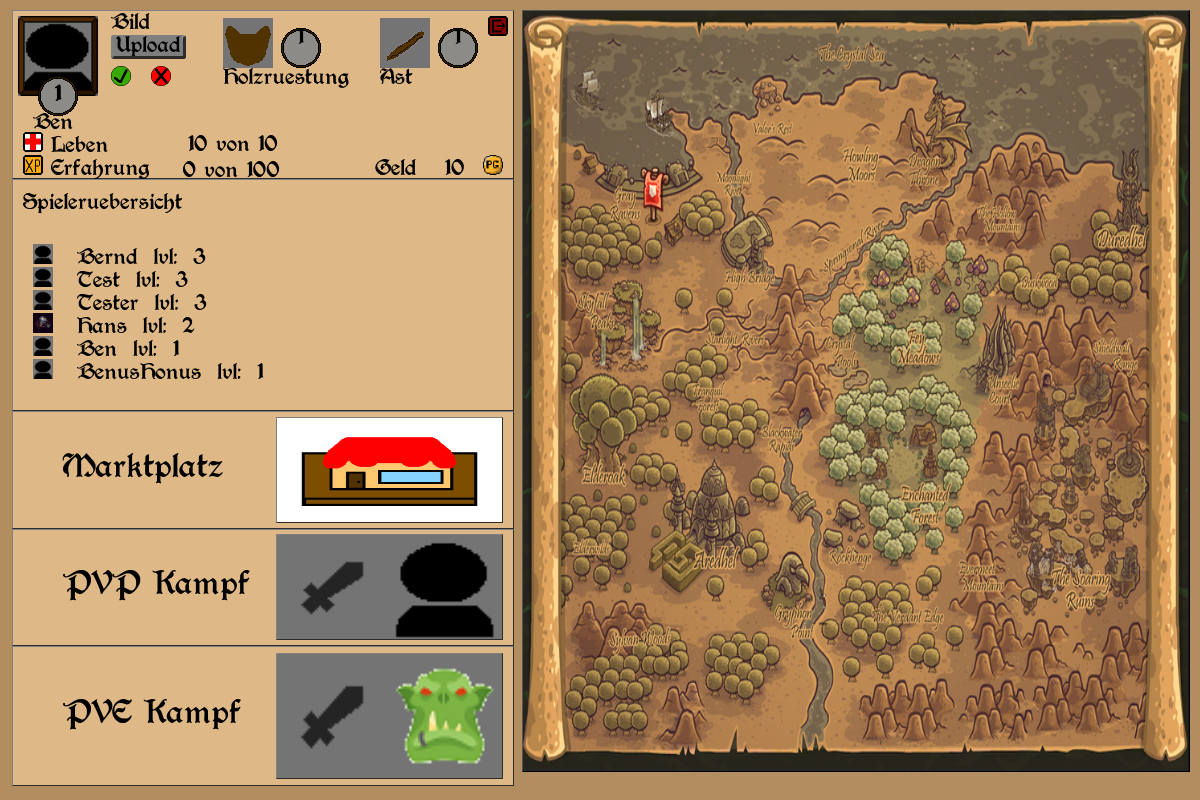
The app's page /rpg.php (signed in) with its own data.
### tables this page shows
CREATE TABLE `spieler` (
  `spielername` varchar(30) NOT NULL,
  `lvl` int(11) NOT NULL,
  `erfahrung` int(11) NOT NULL,
  `geld` int(11) NOT NULL,
  `leben` int(11) NOT NULL,
  `maxleben` int(11) NOT NULL,
  `angriff` int(11) NOT NULL,
  `waffenid` int(11) DEFAULT NULL,
  `ruestungsid` int(11) DEFAULT NULL,
  `spielerbildpfad` text,
  `rechte` text,
  `gesperrt` int(1) NOT NULL
);

CREATE TABLE `ruestung` (
  `ruestungsid` int(11) NOT NULL,
  `ruestungsname` text NOT NULL,
  `ruestungswert` int(11) NOT NULL,
  `geldwert` int(11) NOT NULL,
  `ruestungsbildpfad` text NOT NULL
);

CREATE TABLE `waffen` (
  `waffenid` int(11) NOT NULL,
  `waffenname` text NOT NULL,
  `waffenwert` int(11) NOT NULL,
  `geldwert` int(11) NOT NULL,
  `waffenbildpfad` text NOT NULL
);

### rpg.php (the view, shortened to what this page needs)
<?php
include("funktionen.php");
?>
<html>
<head>
    <link rel="stylesheet" type="text/css" href="rpgstyle.css" />
</head>
<div class="Content">
    <div class="Navigation">
        <div class="SpielerInfoContainer">
            <div class="Avatarbild">
                <img class="Spielerbildrahmen" src="/Bilder/Rahmen.png" />
                <img id="LvLPlakette" class="Plakette" src="/Bilder/LvL_Plakette.png" />
                <div class="LvL">
                    <p><?php echo $newClass->SpielerLesen($connection, "lvl", $_SESSION["Spieler"]) ?></p>
                </div>
                <div class="Bildupload">
                    <form id="inputform" action="./funktionen.php" method="POST" enctype="multipart/form-data">
                        <label>Bild</label><br>
                        <label for="bild-hochladen" class="Angepasster-Input">Upload</label><br>
                        <input id="subbtn" class="Avatarbutton" type="image" src="/Bilder/Haken.png" />
                        <button type="reset" style="border: 0; background: transparent">
                            <img class="Avatarbutton" src="/Bilder/X.png" />
                        </button>
                    </form>
                </div>
            </div>
            <div class="Ausruestung">
                <div class="RuestungContainer">
                    <img class="Ruestungsbild" src="<?php $newClass->BildLesen($connection, "ruestungsbildpfad", "ruestung", "ruestungsid", $_SESSION["Spieler"]); ?>" width="50" height="50">
                    <img id="RuestungsPlakette" class="Plakette" src="/Bilder/LvL_Plakette.png" />
                    <div class="ruestungswert">
                        <p><?php echo $newClass->SpielerRuestungsStatsLesen($connection, "ruestungswert", $newClass->SpielerLesen($connection, "ruestungsid", $_SESSION["Spieler"])) ?></p>
                    </div>
                    <div class="Ruestungsname"><?php $newClass->BildLesen($connection, "ruestungsname", "ruestung", "ruestungsid", $_SESSION["Spieler"]); ?></div>
                </div>
                <div class="WaffenCont">
                    <img class="Waffenbild" src="<?php $newClass->BildLesen($connection, "waffenbildpfad", "waffen", "waffenid", $_SESSION["Spieler"]); ?>" width="50" height="50">
                    <img id="RuestungsPlakette" class="Plakette" src="/Bilder/LvL_Plakette.png" />
                    <div class="waffenwert">
                        <p><?php echo $newClass->SpielerWaffenStatsLesen($connection, "waffenwert", $newClass->SpielerLesen($connection, "waffenid", $_SESSION["Spieler"])) ?></p>
                    </div>
                    <div class="Waffenname"><?php $newClass->BildLesen($connection, "waffenname", "waffen", "waffenid", $_SESSION["Spieler"]); ?></div>
                </div>
            </div>
            <div class="Stats">
                <p id="spielername"><?php echo $_SESSION["Spieler"]; ?></p><br>
                <img src="Bilder/Leben.png">
                <label>Leben</label>
                <p id="leben"><?php echo $newClass->SpielerLesen($connection, "leben", $_SESSION["Spieler"]) ?>&nbspvon&nbsp<?php echo $newClass->SpielerLesen($connection, "maxleben", $_SESSION["Spieler"]) ?> </p><br>
                <img src="Bilder/XP.png">
                <label>Erfahrung</label>
                <p id="erfahrung"><?php echo $newClass->SpielerLesen($connection, "erfahrung", $_SESSION["Spieler"]) ?>&nbspvon&nbsp<?php $newClass->MAXErfahrung($connection, $_SESSION["Spieler"]) ?></p>
                <div id="geldcontainer">
                    <label>Geld</label>
                    <p id="geld"><?php echo $newClass->SpielerLesen($connection, "geld", $_SESSION["Spieler"]) ?></p>
                    <img src="Bilder/Geld.png">
                </div>
                <div class="form">
                    <form action="/rpglogin.php" method="POST">
                        <input type="image" src="/Bilder/Ausloggen.png" name="action" value="Ausloggen" />
                    </form>
                </div>
            </div>
        </div>
        <div class="SpielerlisteContainer">
            <p>Spieleruebersicht</p>
            <div class="Spielerliste">
                <p><?php $newClass->AlleSpielerLesen($connection) ?></p>
            </div>
            <?php $newClass->AdminEinblenden($connection, $_SESSION["Spieler"]); ?><br>
        </div>
        <div class="MarktplatzContainer">
            <p class="Beschriftung">Marktplatz</p>
            <div class="Aktionsbilder">
                <a href="/marktplatz.php"><img src="Bilder/Marktplatzbutton.png" /></a>
            </div>
        </div>
        <div class="PVPKampfContainer">
            <p class="Beschriftung">PVP Kampf</p><br>
            <div class="Aktionsbilder">
                <a href="/spielergegner.php"><img src="Bilder/PVP.png" /></a>
            </div>
        </div>
        <div class="PVEKampfContainer">
            <p class="Beschriftung">PVE Kampf</p><br>
            <div class="Aktionsbilder">
                <a href="/themen.php"><img src="Bilder/PVE.png" /></a><br><br>
            </div>
        </div>
    </div>
    <div class="SzenenContainer">
        <img class="Szenenbild" src="Bilder/Szene.png">
    </div>
</div>
</html>

### funktionen.php (shortened to what this page needs)
<?php
$newClass = new DBAktionen();
class DBAktionen
{
	function SpielerLesen($connection, $var, $player)
	{
		$select = $connection->prepare("SELECT " . $var . " FROM spieler WHERE spielername = ?");
		$select->bind_param("s", $player);
		$select->execute();
		$result = $select->get_result();
		$row = $result->fetch_assoc();
		return $row["" . $var . ""];
	}
	function SpielerWaffenStatsLesen($connection, $feld, $id)
	{
		$select = $connection->prepare("SELECT " . $feld . " FROM waffen WHERE waffenid = ?");
		$select->bind_param("i", $id);
		$select->execute();
		$result = $select->get_result();
		$row = $result->fetch_assoc();
		return $row["" . $feld . ""];
	}
	function SpielerRuestungsStatsLesen($connection, $feld, $id)
	{
		$select = $connection->prepare("SELECT " . $feld . " FROM ruestung WHERE ruestungsid = ?");
		$select->bind_param("i", $id);
		$select->execute();
		$result = $select->get_result();
		$row = $result->fetch_assoc();
		return $row["" . $feld . ""];
	}
	function MAXErfahrung($connection, $player)
	{
		$select = $connection->prepare("SELECT lvl FROM spieler WHERE spielername = ?");
		$select->bind_param("s", $player);
		$select->execute();
		$result = $select->get_result();
		$row = $result->fetch_assoc();
		echo (($row["lvl"]) * 100);
	}
	function BildLesen($connection, $field, $tabellen, $id, $spielername)
	{
		$select = $connection->prepare("SELECT " . $field . " FROM spieler," . $tabellen . "
		WHERE spielername = ?
		AND spieler." . $id . " = " . $tabellen . "." . $id . "");
		$select->bind_param("s", $spielername);
		$select->execute();
		$result = $select->get_result();
		if ($result->num_rows == 1) {
			$row = $result->fetch_assoc();
			$idtemp = $row['' . $field . ''];
			echo $idtemp;
		}
	}
	function AlleSpielerLesen($connection)
	{
		$select = $connection->prepare("SELECT spielerbildpfad, spielername, lvl FROM spieler ORDER BY lvl DESC,spielername ASC");
		$select->execute();
		$result = $select->get_result();
		while ($row = $result->fetch_array()) {
			echo ("<img src=" . ($row['spielerbildpfad']) . "> &nbsp
			" . $row['spielername'] . "&nbsp lvl: &nbsp" . $row['lvl'] . "<br>");
		}
	}
}

### rpgstyle.css (style rules this page uses)
.Content { width: 100%; height: 100%; display: flex; flex-direction: row; }
.Navigation { min-width: 500px; max-width: 500px; height: 96%; margin-left:1%; margin-top: 10px; flex:1; }
.SzenenContainer { width: calc(100% - 560px); height: 95%; border: 1px outset rgb(0, 0, 0); margin-top: 10px; margin-left:10px; margin-right:10px; flex:1; }
.Szenenbild { width: 100%; height: 100%; object-fit: fill; }
.SpielerInfoContainer { width: 100%; height:auto; margin-left:0; margin-right:auto; display:flex; position: relative; flex-direction:column; border: 1px outset grey; background-color: burlywood; }
.Avatarbild { width:200px; height:auto; margin-top: 1%; margin-left:1%; position: relative; background-color: burlywood; }
.LvL { width:40px; height:40px; display: flex; bottom:-20px; left:20px; position: absolute; z-index:3; justify-content: center; vertical-align: auto; align-items: center; }
.LvL p { font-weight: bold; }
.Spielerbildrahmen { widows: 80px; height:80px; position: absolute; z-index:1; }
#LvLPlakette { position: absolute; bottom:-20px; left:20px; }
.Plakette { width:40px; height:40px; z-index:2; }
.Bildupload { top:0; left:90px; position: absolute; }
.Bildupload label { color:rgb(0, 0, 0); margin:3px; }
.Angepasster-Input { border: 1px solid #ccc; display: inline-block; padding: 1px 2px; cursor: pointer; background-color: rgb(126, 126, 126); color:rgb(0, 0, 0); border: 3px outset grey; border-radius: 3px; margin:3px; }
.Avatarbutton { width: 20px; height: 20px; margin:3px; }
.Ausruestung { width: 300px; height: 80px; top:0%; right:0%; margin-right: 1%; margin-top: 1%; position: absolute; }
.RuestungContainer { top:3%; left:5%; position: absolute; }
.ruestungswert { width:40px; height:40px; display: flex; bottom:28px; left:58px; position: absolute; z-index:3; justify-content: center; vertical-align: auto; align-items: center; }
.WaffenCont { top:3%; right:10%; position: absolute; }
.waffenwert { width:40px; height:40px; display: flex; bottom:28px; left:58px; position: absolute; z-index:3; justify-content: center; vertical-align: auto; align-items: center; }
.Stats { width: 100%; height:auto; margin-top: 20px; }
.Stats p { display: inline; margin-left: 20px; }
.Stats img { width:20px; height:20px; margin-left:10px; }
#geldcontainer { right:10; bottom: 0; position: absolute; }
#leben { left:155px; bottom: 8px; position: absolute; }
#erfahrung { left:150px; bottom: -18px; position: absolute; }
.form { width: 20px; height:20px; top: 5px; right:5px; position: absolute; }
.form input { width: 20px; height: 20px; }
.SpielerlisteContainer { width: 100%; height: 30%; margin-left:0; margin-right:auto; display:flex; position: relative; flex-direction:column; border: 1px outset grey; background-color: burlywood; }
.SpielerlisteContainer p { margin-left: 10px; }
.SpielerlisteContainer img { width: 20px; height: 20px; margin-left: 10px; }
.Spielerliste { overflow-y: scroll; }
.MarktplatzContainer { width: 100%; height: 15%; margin-left:auto; margin-right:auto; display:flex; position: relative; align-items:center; border: 1px outset grey; background-color: burlywood; }
.Aktionsbilder { width:45%; height: 90%; right:0px; position: absolute; border: 1px outset grey; margin-right: 2%; }
.Aktionsbilder img { width: 100%; height: 100%; object-fit: fill; }
.Beschriftung { margin-left:10%; font-size: 24; }
.PVPKampfContainer { width: 100%; height: 15%; margin-left:auto; margin-right:auto; display:flex; position: relative; align-items:center; border: 1px outset grey; background-color: burlywood; }
.PVEKampfContainer { width: 100%; height: 18%; margin-left:auto; margin-right:auto; display:flex; position: relative; align-items:center; flex-direction:row; border: 1px outset grey; background-color: burlywood; }

### records on screen
spieler: lvl "1", ruestungsid "1", waffenid "1", leben "10", maxleben "10", erfahrung "0", ($row['lvl'])*100 "100", geld "10", spielerbildpfad (placeholder picture), spielername "Ben"
ruestung: ruestungsbildpfad (picture), ruestungsname "Holzruestung"
waffen: waffenbildpfad (picture), waffenname "Ast"
spieler: spielerbildpfad (placeholder picture), spielername "Bernd", lvl "3"
spieler: spielerbildpfad (placeholder picture), spielername "Test", lvl "3"
spieler: spielerbildpfad (placeholder picture), spielername "Tester", lvl "3"
spieler: spielerbildpfad (picture), spielername "Hans", lvl "2"
spieler: spielerbildpfad (placeholder picture), spielername "BenusHonus", lvl "1"

### other values on screen
$_SESSION["Spieler"] "Ben"
